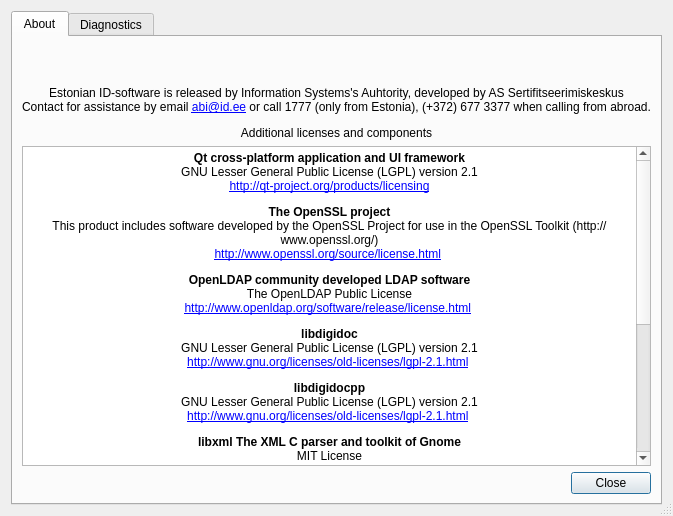
<?xml version="1.0" encoding="UTF-8"?>
<ui version="4.0">
 <class>AboutDialog</class>
 <widget class="QDialog" name="AboutDialog">
  <property name="geometry">
   <rect>
    <x>0</x>
    <y>0</y>
    <width>673</width>
    <height>516</height>
   </rect>
  </property>
  <property name="windowTitle">
   <string>About</string>
  </property>
  <property name="sizeGripEnabled">
   <bool>true</bool>
  </property>
  <layout class="QVBoxLayout" name="mainLayout">
   <item>
    <widget class="QTabWidget" name="tabWidget">
     <property name="currentIndex">
      <number>0</number>
     </property>
     <property name="elideMode">
      <enum>Qt::ElideMiddle</enum>
     </property>
     <widget class="QWidget" name="aboutTab">
      <attribute name="title">
       <string>About</string>
      </attribute>
      <layout class="QVBoxLayout" name="aboutLayout">
       <item>
        <widget class="QLabel" name="elLogo">
         <property name="pixmap">
          <pixmap resource="images/common_images.qrc">:/images/EL_Regionaalareng_horisontaal@2x.png</pixmap>
         </property>
         <property name="alignment">
          <set>Qt::AlignCenter</set>
         </property>
        </widget>
       </item>
       <item>
        <widget class="QLabel" name="version">
         <property name="textFormat">
          <enum>Qt::RichText</enum>
         </property>
         <property name="alignment">
          <set>Qt::AlignCenter</set>
         </property>
         <property name="openExternalLinks">
          <bool>true</bool>
         </property>
         <property name="textInteractionFlags">
          <set>Qt::TextBrowserInteraction</set>
         </property>
        </widget>
       </item>
       <item>
        <widget class="QLabel" name="label">
         <property name="text">
          <string>&lt;p&gt;Estonian ID-software is released by Information Systems's Auhtority, developed by AS Sertifitseerimiskeskus&lt;br /&gt;
Contact for assistance by email &lt;a href=&quot;mailto:abi@id.ee&quot;&gt;abi@id.ee&lt;/a&gt; or call 1777 (only from Estonia), (+372) 677 3377 when calling from abroad.&lt;/p&gt;
Additional licenses and components</string>
         </property>
         <property name="alignment">
          <set>Qt::AlignCenter</set>
         </property>
         <property name="wordWrap">
          <bool>true</bool>
         </property>
        </widget>
       </item>
       <item>
        <widget class="QTextBrowser" name="licenses">
         <property name="readOnly">
          <bool>true</bool>
         </property>
         <property name="html">
          <string notr="true">&lt;p align=&quot;center&quot;&gt;&lt;b&gt;Qt cross-platform application and UI framework&lt;/b&gt;&lt;br /&gt;GNU Lesser General Public License (LGPL) version 2.1&lt;br /&gt;&lt;a href=&quot;http://qt-project.org/products/licensing&quot;&gt;http://qt-project.org/products/licensing&lt;/a&gt;&lt;/p&gt;
&lt;p align=&quot;center&quot;&gt;&lt;b&gt;The OpenSSL project&lt;/b&gt;&lt;br /&gt;This product includes software developed by the OpenSSL Project for use in the OpenSSL Toolkit (http://www.openssl.org/)&lt;br /&gt;&lt;a href=&quot;http://www.openssl.org/source/license.html&quot;&gt;http://www.openssl.org/source/license.html&lt;/a&gt; &lt;/p&gt;
&lt;p align=&quot;center&quot;&gt;&lt;b&gt;OpenLDAP community developed LDAP software&lt;/b&gt;&lt;br /&gt;The OpenLDAP Public License&lt;br /&gt;&lt;a href=&quot;http://www.openldap.org/software/release/license.html&quot;&gt;http://www.openldap.org/software/release/license.html&lt;/a&gt; &lt;/p&gt;
&lt;p align=&quot;center&quot;&gt;&lt;b&gt;libdigidoc&lt;/b&gt;&lt;br /&gt;GNU Lesser General Public License (LGPL) version 2.1&lt;br /&gt;&lt;a href=&quot;http://www.gnu.org/licenses/old-licenses/lgpl-2.1.html&quot;&gt;http://www.gnu.org/licenses/old-licenses/lgpl-2.1.html&lt;/a&gt; &lt;/p&gt;
&lt;p align=&quot;center&quot;&gt;&lt;b&gt;libdigidocpp&lt;/b&gt;&lt;br /&gt;GNU Lesser General Public License (LGPL) version 2.1&lt;br /&gt;&lt;a href=&quot;http://www.gnu.org/licenses/old-licenses/lgpl-2.1.html&quot;&gt;http://www.gnu.org/licenses/old-licenses/lgpl-2.1.html&lt;/a&gt; &lt;/p&gt;
&lt;p align=&quot;center&quot;&gt;&lt;b&gt;libxml The XML C parser and toolkit of Gnome&lt;/b&gt;&lt;br /&gt;MIT License&lt;br /&gt;&lt;a href=&quot;http://www.opensource.org/licenses/mit-license.html&quot;&gt;http://www.opensource.org/licenses/mit-license.html&lt;/a&gt; &lt;/p&gt;
&lt;p align=&quot;center&quot;&gt;&lt;b&gt;zlib A Massively Spiffy Yet Delicately Unobtrusive Compression Library&lt;/b&gt;&lt;br /&gt;&lt;a href=&quot;http://zlib.net/zlib_license.html&quot;&gt;http://zlib.net/zlib_license.html&lt;/a&gt; &lt;/p&gt;
&lt;p align=&quot;center&quot;&gt;&lt;b&gt;Xerces-C++ is a validating XML parser written in a portable subset of C++&lt;/b&gt;&lt;br /&gt;Apache Software License, Version 2.0&lt;br /&gt;&lt;a href=&quot;http://www.apache.org/licenses/LICENSE-2.0.html&quot;&gt;http://www.apache.org/licenses/LICENSE-2.0.html&lt;/a&gt; &lt;/p&gt;
&lt;p align=&quot;center&quot;&gt;&lt;b&gt;Apache XML Security for C++&lt;/b&gt;&lt;br /&gt;Apache Software License, Version 2.0&lt;br /&gt;&lt;a href=&quot;http://www.apache.org/licenses/LICENSE-2.0.html&quot;&gt;http://www.apache.org/licenses/LICENSE-2.0.html&lt;/a&gt; &lt;/p&gt;
&lt;p align=&quot;center&quot;&gt;&lt;b&gt;XSD: XML Data Binding for C++&lt;/b&gt;&lt;br /&gt;GNU General Public License (GPL), version 2&lt;br /&gt; Free/Libre and Open Source Software (FLOSS) exception&lt;br /&gt;&lt;a href=&quot;http://www.codesynthesis.com/products/xsd/license.xhtml&quot;&gt;http://www.codesynthesis.com/products/xsd/license.xhtml&lt;/a&gt;&lt;br /&gt;&lt;a href=&quot;http://www.codesynthesis.com/projects/xsd/FLOSSE&quot;&gt;http://www.codesynthesis.com/projects/xsd/FLOSSE&lt;/a&gt;&lt;/p&gt;</string>
         </property>
         <property name="openExternalLinks">
          <bool>true</bool>
         </property>
        </widget>
       </item>
       <item>
        <widget class="QDialogButtonBox" name="buttonBox">
         <property name="standardButtons">
          <set>QDialogButtonBox::Close</set>
         </property>
        </widget>
       </item>
      </layout>
     </widget>
     <widget class="QWidget" name="diagnosticsTab">
      <attribute name="title">
       <string>Diagnostics</string>
      </attribute>
      <layout class="QVBoxLayout" name="diagnosticsLayout">
       <item>
        <widget class="QTextBrowser" name="diagnostics"/>
       </item>
       <item>
        <widget class="QDialogButtonBox" name="buttonBox1">
         <property name="standardButtons">
          <set>QDialogButtonBox::Close|QDialogButtonBox::Save</set>
         </property>
        </widget>
       </item>
      </layout>
     </widget>
    </widget>
   </item>
  </layout>
 </widget>
 <resources>
  <include location="images/common_images.qrc"/>
 </resources>
 <connections>
  <connection>
   <sender>buttonBox1</sender>
   <signal>rejected()</signal>
   <receiver>AboutDialog</receiver>
   <slot>reject()</slot>
   <hints>
    <hint type="sourcelabel">
     <x>423</x>
     <y>482</y>
    </hint>
    <hint type="destinationlabel">
     <x>670</x>
     <y>55</y>
    </hint>
   </hints>
  </connection>
  <connection>
   <sender>buttonBox1</sender>
   <signal>accepted()</signal>
   <receiver>AboutDialog</receiver>
   <slot>saveDiagnostics()</slot>
   <hints>
    <hint type="sourcelabel">
     <x>460</x>
     <y>481</y>
    </hint>
    <hint type="destinationlabel">
     <x>667</x>
     <y>402</y>
    </hint>
   </hints>
  </connection>
  <connection>
   <sender>buttonBox</sender>
   <signal>rejected()</signal>
   <receiver>AboutDialog</receiver>
   <slot>reject()</slot>
   <hints>
    <hint type="sourcelabel">
     <x>376</x>
     <y>472</y>
    </hint>
    <hint type="destinationlabel">
     <x>376</x>
     <y>257</y>
    </hint>
   </hints>
  </connection>
 </connections>
 <slots>
  <slot>saveDiagnostics()</slot>
 </slots>
</ui>
